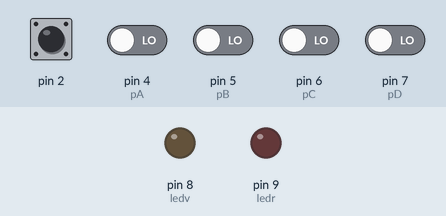
Recording of a sketch running on a simulated Arduino Uno, built with avr-gcc and run on an emulated ATmega328P. Parts: output pins drawn as LEDs (lit = HIGH). Inputs (shaded band) come from the test bench; at power-on: pin 2 HIGH, pin 4 (pA), pin 5 (pB), pin 6 (pC), pin 7 (pD) LOW. What the sketch prints to the serial monitor is not drawn.

Above: at 1.2 s.
1.3 s: pin 2 driven LOW
At 1.9 s:
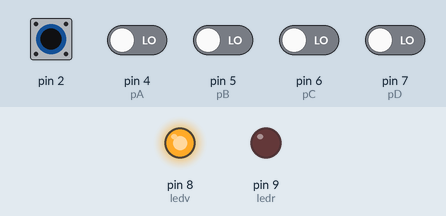
4.8 s: pin 5 (pB) driven HIGH
10.3 s: pin 2 pulsed HIGH 2 times (0.12 s each, 0.3 s apart)
At 10.8 s:
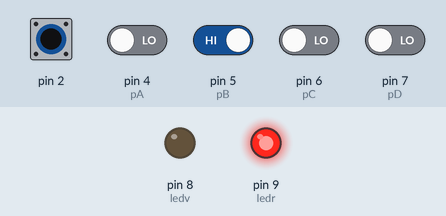
Timing chart, 0 to 13.3 s (numbered marks = the images above; inputs shaded):
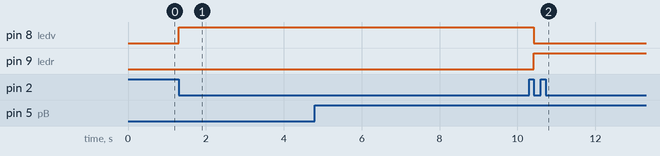

The sketch:

Laboratorio_Contrase_a.ino
```cpp
/////////////////////////LABORATORIO/////////////////////////////
//UNIVERSIDAD TECNICA DEL NORTE
//INTEGRANTES:
//PICUASI EDISON
//YAGUACHI ALEXANDER
int pA=4, pB=5, pC=6, pD=7; //configuramos los pines para los pulsadores
int on=0;//creamos una variable de control para el encendido
int i=0;//creamos una varible de conteo
int A=0,B=0,C=0,D=0;//creamos una varible de conteo
int ledv=8, ledr=9; //configuramos los pines
int ctrl=2;//configuramos el pin para el control del sistema
int clave[6]={'A','C','A','B','D','D'}; //creamos la clave
int comp[6];//creamos la variable a comparar

void setup() {
Serial.begin(9600);//inicializamos la CX
pinMode(ledv,OUTPUT);//inicializamos las variables
pinMode(ledr,OUTPUT);//inicializamos las variables
pinMode(pA,INPUT);//inicializamos las variables
pinMode(pB,INPUT);//inicializamos las variables
pinMode(pC,INPUT);//inicializamos las variables
pinMode(pD,INPUT);//inicializamos las variables
attachInterrupt(digitalPinToInterrupt(2),sistema,FALLING);//inicializamos las interrupcion

}

void loop() {
 if(on==1){
    validar();

  }

}
void sistema(){
  on=1-on;//asignamos la variable de cambio
  if(on==1){
  Serial.println("SISTEM ON");//Enviamos mensaje mediante CX
  Serial.println("Ingrese Contrasena");//Enviamos mensaje mediante CX
  digitalWrite(ledv,HIGH);
  digitalWrite(ledr,LOW);
  }else{
  Serial.println("SISTEM OFF");//Enviamos mensaje mediante CX
    digitalWrite(ledr,HIGH);
    digitalWrite(ledv,LOW);
  }
  return;
  }

void validar(){

if(digitalRead(pA)==HIGH){
    comp[i]='A';//Valor en el primer estado
    i++;//incremento de contador
    Serial.print('A');//Enviamos mensaje mediante CX
    delay(500);//delay antirebotes
  }
  if(digitalRead(pB)==HIGH){
    comp[i]='B';//Valor en el primer estado
    i++;//incremento de contador
    Serial.print('B');//Enviamos mensaje mediante CX
    delay(500);//delay antirebotes
  }
   if(digitalRead(pC)==HIGH){
    comp[i]='C';//Valor en el primer estado
    i++;//incremento de contador
    Serial.print('C');//Enviamos mensaje mediante CX
    delay(500);//delay antirebotes
  }
  if(digitalRead(pD)==HIGH){
    comp[i]='D';//Valor en el primer estado
    i++;//incremento de contador
    Serial.print('D');//Enviamos mensaje mediante CX
    delay(500);//delay antirebotes
  }
  if(i==6){
    //verificamos la contrasena ingresada

    //if((comp[0]==clave[0])&&(comp[1]==clave[1])&&(comp[2]==clave[2])&&(comp[3]==clave[3])&&(comp[4]==clave[4])&&(comp[5]==clave[5])){

    if((comp[0]=='A')||(comp[1]=='A')||(comp[2]=='A')||(comp[3]=='A')||(comp[4]=='A')||(comp[5]=='A')){
      A++;
      Serial.println(A);
     }
      //delay(600);

     if((comp[0]=='B')||(comp[1]=='B')||(comp[2]=='B')||(comp[3]=='B')||(comp[4]=='B')||(comp[5]=='B')){
      B++;
      Serial.println(B);
      }
      //delay(600);

      if((comp[0]=='C')||(comp[1]=='C')||(comp[2]=='C')||(comp[3]=='C')||(comp[4]=='C')||(comp[5]=='C')){
      C++;
      Serial.println(C);
      }
      //delay(600);

      if((comp[0]=='D')||(comp[1]=='D')||(comp[2]=='D')||(comp[3]=='D')||(comp[4]=='D')||(comp[5]=='D')){
      D++;
      Serial.println(D);
      }
      //delay(600);


      if(A>=2&&B>=1&&C>=1&&D>=0){
      Serial.println("");//Enviamos mensaje mediante CX
      Serial.println("CLAVE CORRECTA");//Enviamos mensaje mediante CX

      digitalWrite(ledv,HIGH);//Encedemos led
      digitalWrite(ledv,LOW);//Encedemos led
       }
       else {
      Serial.println("");//Enviamos mensaje mediante CX
      Serial.println("CLAVE INCORRECTA");//Enviamos mensaje mediante CX
      digitalWrite(ledr,HIGH);//encendemos leds
      digitalWrite(ledr,LOW);//Encedemos led
    }
      }

  }
```

Measured:
- after the input at 1.3 s, pin 8 (ledv): LOW → HIGH at once
- after the input at 10.3 s, pin 8 (ledv): HIGH → LOW after 0.12 s; pin 9 (ledr): LOW → HIGH after 0.12 s
